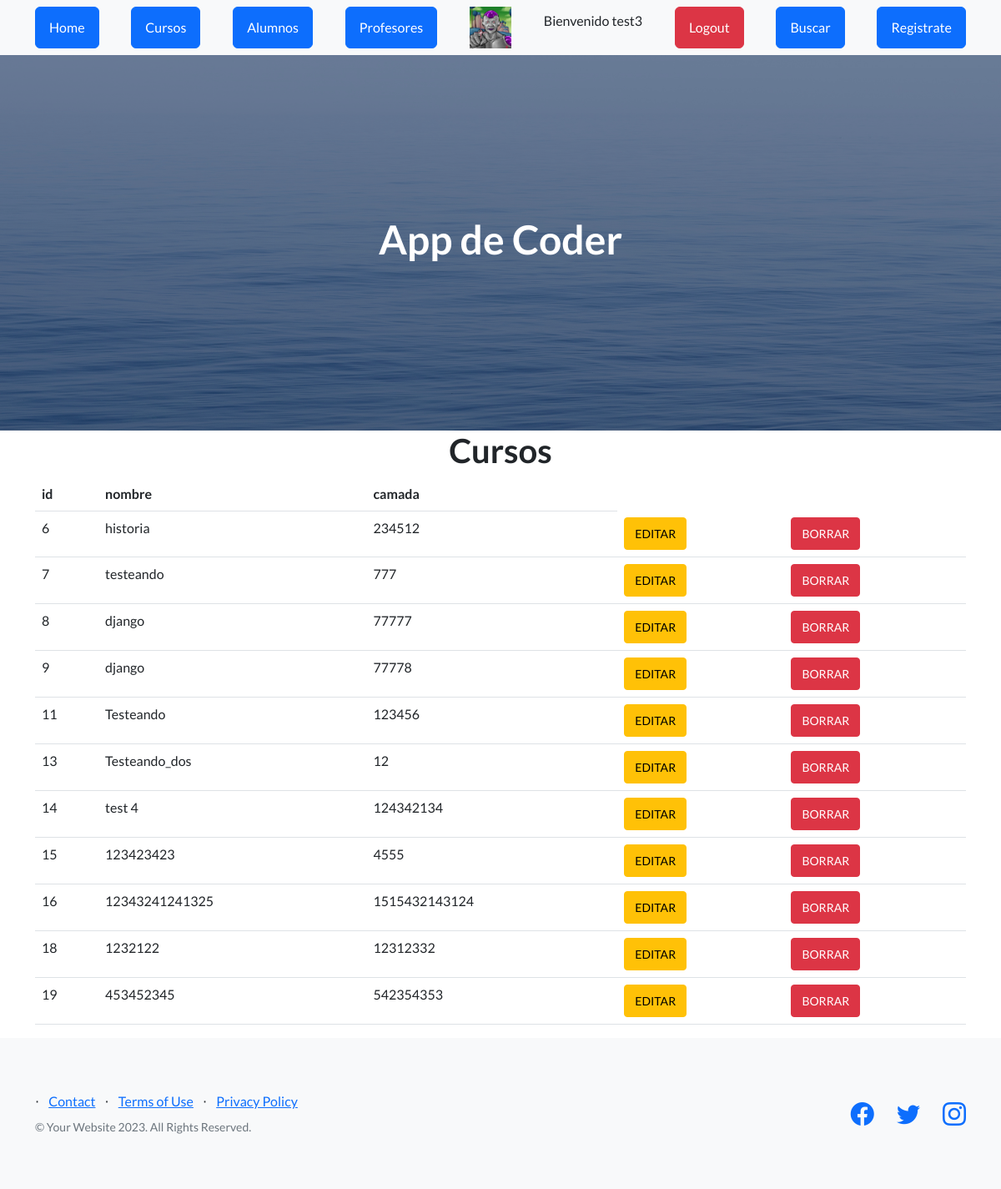
Page /AppCoder/ver_cursos (signed in) on the committed database.
### AppCoder/models.py (models this page shows, shortened)
class Curso(models.Model):
   nombre = models.CharField(max_length=40)
   camada = models.IntegerField()

### AppCoder/views.py (the view)
# urls.py: path("ver_cursos", views.ver_cursos, name="cursos"),
def ver_cursos(request):
    cursos = Curso.objects.all()
    avatares= Avatar.objects.filter(user=request.user.id)
    if avatares.exists():
        return render(request, "cursos.html",{"cursos":cursos,"url":avatares[0].imagen.url})
    else:
        return render(request,"cursos.html")

### AppCoder/template/cursos.html
{% extends 'padre.html' %}
{% load static %}
{% block contenido %}
<main class="container">
    <h1 class="text-xl-center"> Cursos</h1>
    <table class="table">
        <thead>
            <tr>
                <th>id</th>
                <th>nombre</th>
                <th>camada</th>
            </tr>
        </thead>
        <tbody>
            {% for n in cursos %}
                <tr>
                    <td>{{n.id}}</td>
                    <td>{{n.nombre}}</td>
                    <td>{{n.camada}}</td>
                    {% if request.user.is_authenticated %}
                    <td><a href="{% url 'editar_curso' n.id %}" class="btn btn-warning btn-sm">EDITAR</a></td>
                    <td><a href="{% url 'elimina_curso' n.id %}" class="btn btn-danger btn-sm">BORRAR</a></td>
                    {% endif %}
                </tr>
            {% endfor %}
        </tbody>
    </table>
</main>
{% endblock %}

### AppCoder/template/padre.html (shortened to what this page needs)
<!DOCTYPE html>
<html lang="en">
    <head>
        {% load static %}
        <link href="https://cdn.jsdelivr.net/npm/bootstrap-icons@1.5.0/font/bootstrap-icons.css" rel="stylesheet" type="text/css" />
        <link href="{% static 'AppCoder/css/styles.css' %}" rel="stylesheet" />
    </head>
    <body>
        <nav class="navbar navbar-light bg-light static-top">
            <div class="container">
                <a class="btn btn-primary" href="{% url 'home' %}">Home</a>
                {% if request.user.is_authenticated %}
                <a class="btn btn-primary" href="{% url 'cursos' %}">Cursos</a>
                {% endif %}
                <a class="btn btn-primary" href="{% url 'alumnos' %}">Alumnos</a>
                <a class="btn btn-primary" href="{% url 'profesores' %}">Profesores</a>
                {% if request.user.is_authenticated %}
                    <img src="{{ url }}" alt="" width="50px" height="50px" >
                    <p>Bienvenido {{user.username}}</p>
                {% endif %}
                {% if request.user.is_authenticated %}
                <form method="post" action="{% url 'Logout' %}">
                    <button type="submit" class="btn btn-danger">Logout</button>
                </form>
                {% endif %}
                <a class="btn btn-primary" href="{% url 'buscar_curso' %}">Buscar</a>
                <a class="btn btn-primary" href="{% url 'Register' %}">Registrate</a>
            </div>
        </nav>
        <header class="masthead">
            <div class="container position-relative">
               <h1 class="text-center" style="color: white;">App de Coder</h1>
            </div>
        </header>
        {% block contenido %}
        {% endblock %}
        <footer class="footer bg-light">
            <div class="container">
                <div class="row">
                    <div class="col-lg-6 h-100 text-center text-lg-start my-auto">
                        <ul class="list-inline mb-2">
                            <li class="list-inline-item">⋅</li>
                            <li class="list-inline-item"><a href="#!">Contact</a></li>
                            <li class="list-inline-item">⋅</li>
                            <li class="list-inline-item"><a href="#!">Terms of Use</a></li>
                            <li class="list-inline-item">⋅</li>
                            <li class="list-inline-item"><a href="#!">Privacy Policy</a></li>
                        </ul>
                        <p class="text-muted small mb-4 mb-lg-0">&copy; Your Website 2023. All Rights Reserved.</p>
                    </div>
                    <div class="col-lg-6 h-100 text-center text-lg-end my-auto">
                        <ul class="list-inline mb-0">
                            <li class="list-inline-item me-4">
                                <a href="#!"><i class="bi-facebook fs-3"></i></a>
                            </li>
                            <li class="list-inline-item me-4">
                                <a href="#!"><i class="bi-twitter fs-3"></i></a>
                            </li>
                            <li class="list-inline-item">
                                <a href="#!"><i class="bi-instagram fs-3"></i></a>
                            </li>
                        </ul>
                    </div>
                </div>
            </div>
        </footer>
    </body>
</html>

### rows in the picture
Curso: id "6", nombre "historia", camada "234512"
Curso: id "7", nombre "testeando", camada "777"
Curso: id "8", nombre "django", camada "77777"
Curso: id "9", nombre "django", camada "77778"
Curso: id "11", nombre "Testeando", camada "123456"
Curso: id "13", nombre "Testeando_dos", camada "12"
Curso: id "14", nombre "test 4", camada "124342134"
Curso: id "15", nombre "123423423", camada "4555"
Curso: id "16", nombre "12343241241325", camada "1515432143124"
Curso: id "18", nombre "1232122", camada "12312332"
Curso: id "19", nombre "453452345", camada "542354353"

### other values in the picture
{{ user.username }} "test3"
